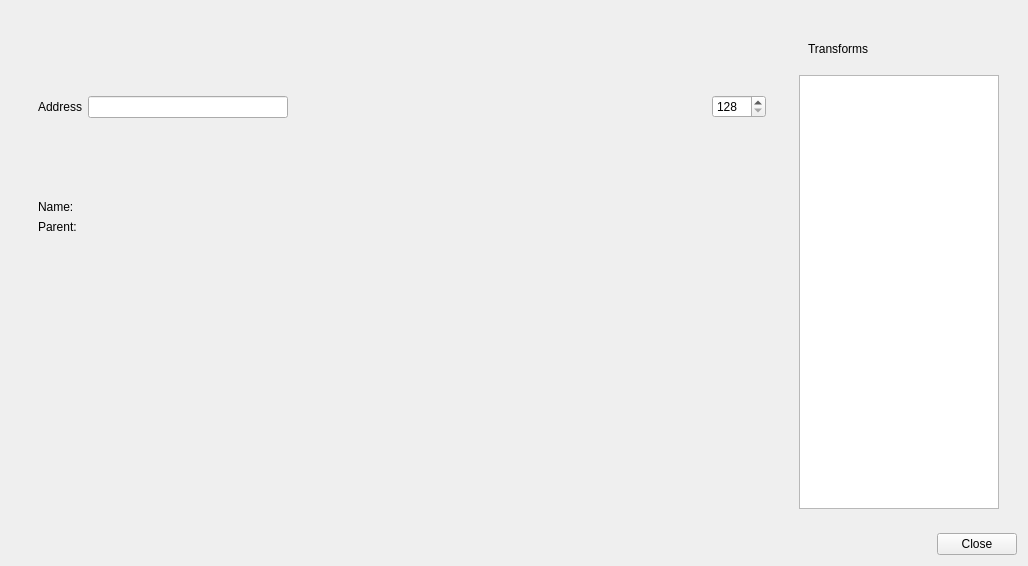
<?xml version="1.0" encoding="UTF-8"?>
<ui version="4.0">
 <comment>
  * Released as open source by Gabriel Caudrelier
  *
  * Developed by Gabriel Caudrelier, gabriel dot caudrelier at gmail dot com
  *
  * https://github.com/metrodango/pip3line
  *
  * Released under BSD 3-Clause see LICENSE for more information
</comment>
 <class>DebugDialog</class>
 <widget class="QDialog" name="DebugDialog">
  <property name="geometry">
   <rect>
    <x>0</x>
    <y>0</y>
    <width>1028</width>
    <height>566</height>
   </rect>
  </property>
  <property name="windowTitle">
   <string>Debug dialog</string>
  </property>
  <layout class="QVBoxLayout" name="mainLayout">
   <item>
    <widget class="QWidget" name="splitWidget" native="true">
     <layout class="QHBoxLayout" name="splitLayout">
      <item>
       <widget class="QWidget" name="debugWidget" native="true">
        <layout class="QVBoxLayout" name="debugLayout">
         <item>
          <widget class="QWidget" name="addressWidget" native="true">
           <layout class="QHBoxLayout" name="horizontalLayout">
            <item>
             <widget class="QLabel" name="addressLabel">
              <property name="text">
               <string>Address</string>
              </property>
             </widget>
            </item>
            <item>
             <widget class="QLineEdit" name="addressLineEdit">
              <property name="maximumSize">
               <size>
                <width>200</width>
                <height>16777215</height>
               </size>
              </property>
              <property name="maxLength">
               <number>30</number>
              </property>
             </widget>
            </item>
            <item>
             <spacer name="horizontalSpacer">
              <property name="orientation">
               <enum>Qt::Horizontal</enum>
              </property>
              <property name="sizeHint" stdset="0">
               <size>
                <width>40</width>
                <height>20</height>
               </size>
              </property>
             </spacer>
            </item>
            <item>
             <widget class="QPushButton" name="previousPushButton">
              <property name="maximumSize">
               <size>
                <width>25</width>
                <height>16777215</height>
               </size>
              </property>
              <property name="text">
               <string/>
              </property>
              <property name="icon">
               <iconset resource="gui_res.qrc">
                <normaloff>:/Images/icons/go-previous-4.png</normaloff>:/Images/icons/go-previous-4.png</iconset>
              </property>
              <property name="shortcut">
               <string>Ctrl+Z</string>
              </property>
              <property name="flat">
               <bool>true</bool>
              </property>
             </widget>
            </item>
            <item>
             <widget class="QPushButton" name="nextPushButton">
              <property name="maximumSize">
               <size>
                <width>25</width>
                <height>16777215</height>
               </size>
              </property>
              <property name="text">
               <string/>
              </property>
              <property name="icon">
               <iconset resource="gui_res.qrc">
                <normaloff>:/Images/icons/go-next-4.png</normaloff>:/Images/icons/go-next-4.png</iconset>
              </property>
              <property name="shortcut">
               <string>Ctrl+Shift+Z</string>
              </property>
              <property name="flat">
               <bool>true</bool>
              </property>
             </widget>
            </item>
            <item>
             <widget class="QSpinBox" name="viewSizeSpinBox">
              <property name="minimum">
               <number>128</number>
              </property>
              <property name="maximum">
               <number>1024</number>
              </property>
              <property name="singleStep">
               <number>128</number>
              </property>
             </widget>
            </item>
           </layout>
          </widget>
         </item>
         <item>
          <widget class="QWidget" name="qObjectWidget" native="true">
           <layout class="QFormLayout" name="formLayout">
            <property name="labelAlignment">
             <set>Qt::AlignLeading|Qt::AlignLeft|Qt::AlignVCenter</set>
            </property>
            <item row="0" column="0">
             <widget class="QLabel" name="nameLabel">
              <property name="text">
               <string>Name:</string>
              </property>
             </widget>
            </item>
            <item row="0" column="1">
             <widget class="QLabel" name="nameValLabel">
              <property name="text">
               <string/>
              </property>
             </widget>
            </item>
            <item row="1" column="0">
             <widget class="QLabel" name="parentLabel">
              <property name="text">
               <string>Parent:</string>
              </property>
             </widget>
            </item>
            <item row="1" column="1">
             <widget class="QLabel" name="parentValLabel">
              <property name="text">
               <string/>
              </property>
             </widget>
            </item>
           </layout>
          </widget>
         </item>
         <item>
          <widget class="QLabel" name="confLabel">
           <property name="text">
            <string/>
           </property>
          </widget>
         </item>
        </layout>
       </widget>
      </item>
      <item>
       <widget class="QWidget" name="widget" native="true">
        <property name="sizePolicy">
         <sizepolicy hsizetype="Maximum" vsizetype="Preferred">
          <horstretch>0</horstretch>
          <verstretch>0</verstretch>
         </sizepolicy>
        </property>
        <layout class="QVBoxLayout" name="verticalLayout_2">
         <item>
          <widget class="QWidget" name="instancesButtonWidget" native="true">
           <layout class="QHBoxLayout" name="horizontalLayout_2">
            <item>
             <widget class="QLabel" name="label">
              <property name="text">
               <string>Transforms</string>
              </property>
             </widget>
            </item>
            <item alignment="Qt::AlignRight">
             <widget class="QPushButton" name="refreshPushButton">
              <property name="maximumSize">
               <size>
                <width>25</width>
                <height>16777215</height>
               </size>
              </property>
              <property name="text">
               <string/>
              </property>
              <property name="icon">
               <iconset resource="gui_res.qrc">
                <normaloff>:/Images/icons/view-refresh.png</normaloff>:/Images/icons/view-refresh.png</iconset>
              </property>
              <property name="flat">
               <bool>true</bool>
              </property>
             </widget>
            </item>
           </layout>
          </widget>
         </item>
         <item>
          <widget class="QListWidget" name="transformListWidget">
           <property name="maximumSize">
            <size>
             <width>200</width>
             <height>16777215</height>
            </size>
           </property>
          </widget>
         </item>
        </layout>
       </widget>
      </item>
     </layout>
    </widget>
   </item>
   <item>
    <widget class="QDialogButtonBox" name="buttonBox">
     <property name="focusPolicy">
      <enum>Qt::NoFocus</enum>
     </property>
     <property name="orientation">
      <enum>Qt::Horizontal</enum>
     </property>
     <property name="standardButtons">
      <set>QDialogButtonBox::Close</set>
     </property>
    </widget>
   </item>
  </layout>
 </widget>
 <resources>
  <include location="gui_res.qrc"/>
 </resources>
 <connections>
  <connection>
   <sender>buttonBox</sender>
   <signal>accepted()</signal>
   <receiver>DebugDialog</receiver>
   <slot>accept()</slot>
   <hints>
    <hint type="sourcelabel">
     <x>248</x>
     <y>254</y>
    </hint>
    <hint type="destinationlabel">
     <x>157</x>
     <y>274</y>
    </hint>
   </hints>
  </connection>
  <connection>
   <sender>buttonBox</sender>
   <signal>rejected()</signal>
   <receiver>DebugDialog</receiver>
   <slot>reject()</slot>
   <hints>
    <hint type="sourcelabel">
     <x>316</x>
     <y>260</y>
    </hint>
    <hint type="destinationlabel">
     <x>286</x>
     <y>274</y>
    </hint>
   </hints>
  </connection>
 </connections>
</ui>
